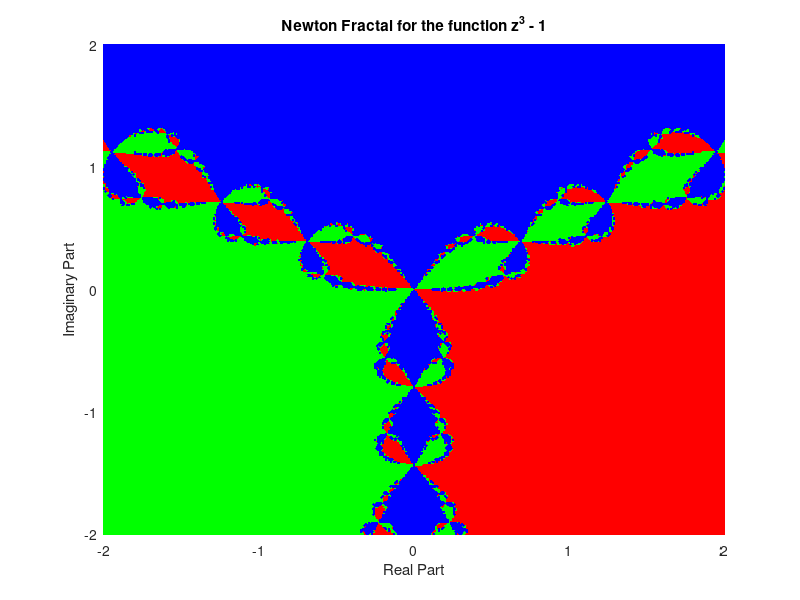

Here is the MATLAB script that generated this plot:
clear all;
f = @(z) (z).^3 - 1;
fpr = @(z) 3*(z).^2;

roots_actual = roots([1, 0, 0, -1]);

x_values = -2:0.01:2;
y_values = -2:0.01:2;
[X, Y] = meshgrid(x_values, y_values);

% Максимальное число итераций и точность
max_iter = 10;
tol = 1e-2;

closest_root = zeros(size(X));

for i = 1:numel(x_values)
    for j = 1:numel(y_values)
        zn = complex(x_values(i), y_values(j));
        for iter = 1:max_iter
            zn_next = zn - f(zn) / fpr(zn);
            if abs(zn_next - zn) < tol
                break;
            end
            zn = zn_next;
        end

        distances = abs(roots_actual - zn);
        [~, idx] = min(distances);
        closest_root(j, i) = idx;
    end
end

colors = ['r', 'g', 'b'];

for k = 1:3
    [x, y] = find(closest_root == k);
    plot(x_values(x), y_values(y), [colors(k) '.']);
    hold on
end
hold off;
title('Newton Fractal for the function z^3 - 1');
xlabel('Real Part');
ylabel('Imaginary Part');
colormap([1 0 0; 0 1 0; 0 0 1]);

